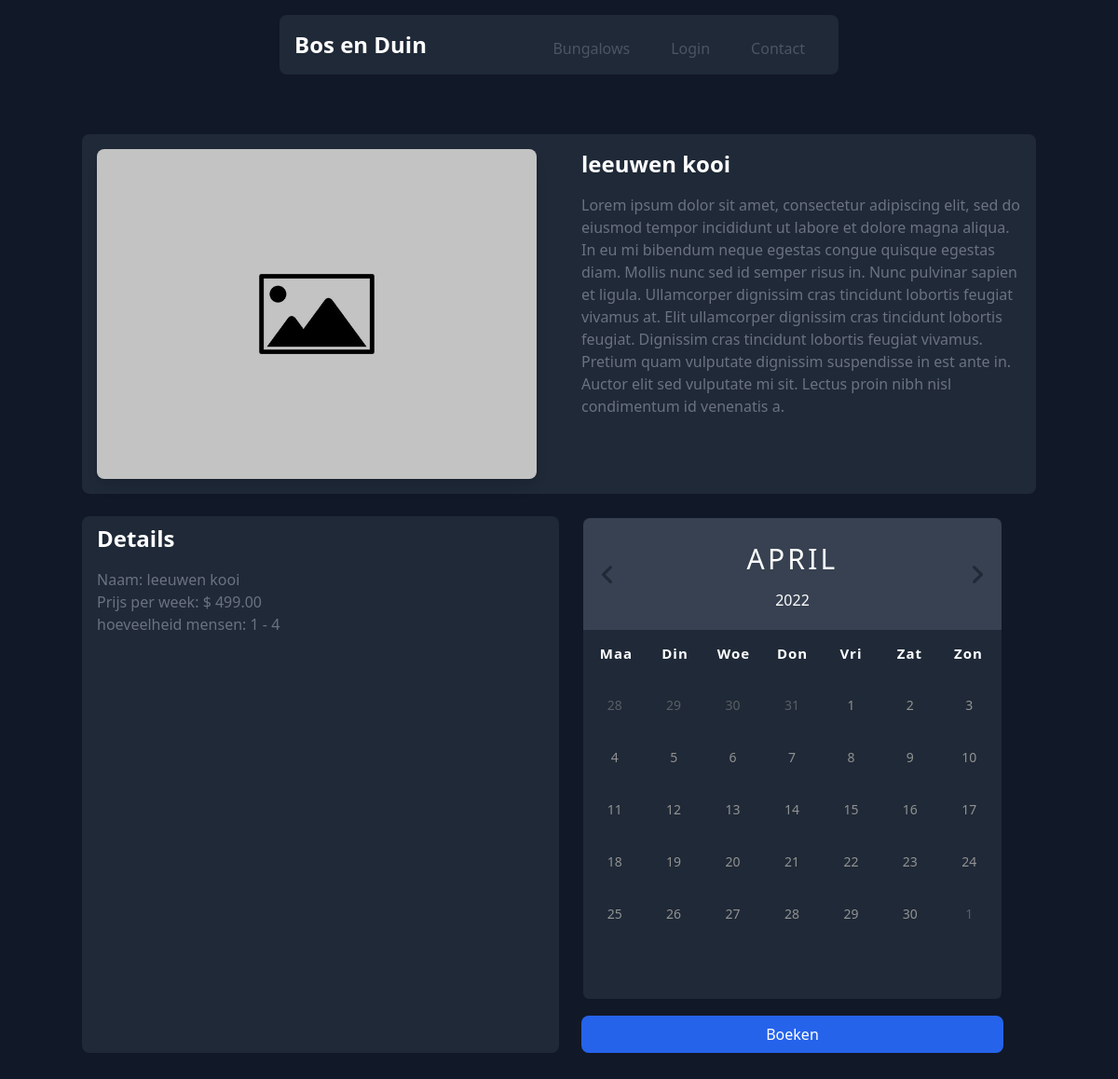
/bungalows/bungalow/2, run on the app's committed database.
### website/models.py (models this page shows)
class Bungalow(db.Model):
    __tablename__ = 'bungalows'
    uuid = db.Column(db.Integer(), primary_key=True)
    title = db.Column(db.String(50), nullable=False, unique=True)
    description = db.Column(db.Text(), nullable=True)
    min_p = db.Column(db.Integer(), nullable=False, default=1)
    max_p = db.Column(db.Integer(), nullable=False)
    img_b64 = db.Column(db.String(100), nullable=False, unique=False)
    price = db.Column(db.Float(), nullable=False)
    reservations = db.relationship('Reservation', backref='Bungalow', lazy=True, cascade="all,delete")
    created_at = db.Column(db.Date(), nullable=False, default=datetime.now())
    updated_at = db.Column(db.Date(), nullable=True)
    deleted_at = db.Column(db.Date(), nullable=True)

### website/routes/views.py (the view, shortened to what this page needs)
@views.route("bungalows/bungalow/<int:bungalow_id>", methods = ['GET', 'POST'])
def bungalow(bungalow_id):
    form = Date_form()
    bungalow_obj = Bungalow().query.get_or_404(bungalow_id)
    return render_template('bungalow.html', bungalow_obj = bungalow_obj, form = form , current_user = current_user)

### website/forms.py
class Date_form(FlaskForm):
    start_date = DateField("Start datum", validators=[DataRequired()])
    end_date = DateField("Eind datum", validators=[DataRequired()])
    submit = SubmitField("Boeken")

### website/templates/bungalow.html (shortened to what this page needs)
{% extends "bases/base.html" %}
{% block stylesheet %}
<link rel="stylesheet" href="{{ url_for('static', filename='css/calender.css') }}">
{% endblock %}
  {% block content %}
  <div class="container mx-auto mt-12">
    <section class="mb-32 text-gray-800">
      <div class="flex flex-wrap mb-6 bg-gray-800 rounded-lg px-4 py-4">
        <div class="grow-0 shrink-0 basis-auto w-full lg:w-6/12 lg:pr-6 mb-6 lg:mb-0">
          <div class="relative overflow-hidden bg-no-repeat bg-cover ripple shadow-lg rounded-lg"
            style="background-position: 50%" data-mdb-ripple="true" data-mdb-ripple-color="light">
            <img src="{{ url_for('static', filename=bungalow_obj.img_b64)}}" class="w-full" alt="Louvre" />
          </div>
        </div>
        <div class="grow-0 shrink-0 basis-auto w-full lg:w-6/12 lg:pl-6">
          <h3 class="text-2xl font-bold text-white mb-4">{{bungalow_obj.title}}</h3>
          <p class="text-gray-500 mb-6">
            {{bungalow_obj.description}}
          </p>
        </div>
      </div>
      <div class="flex flex-wrap lg:flex-row-reverse mb-12">
        <div class="grow-0 shrink-0 basis-auto w-full lg:w-6/12 lg:pl-6 mb-6 lg:mb-0">
          <div class="" style="background-position: 50%" data-mdb-ripple="true" data-mdb-ripple-color="light">
            <div class="width-453px">
              <div class="calender bg-gray-800 border-gray-900 border-2 border-solid rounded-lg">
                <div class="month bg-gray-700 rounded-t-lg">
                  <i class="fas fa-angle-left prev"></i>
                  <div class="date">
                    <h1 class="text-white"></h1>
                    <p class="text-white"></p>
                  </div>
                  <i class="fas fa-angle-right next"></i>
                </div>
                <div class="weekdays">
                  <div>Maa</div>
                  <div>Din</div>
                  <div>Woe</div>
                  <div>Don</div>
                  <div>Vri</div>
                  <div>Zat</div>
                  <div>Zon</div>
                </div>
                <div class="days"></div>
              </div>
              <form class='mx-auto' action="" method="post">
                {{form.submit(class=" px-6 py-2 text-white bg-blue-600 rounded-lg hover:bg-blue-900 mt-4 w-full")}}
              </form>
            </div>
          </div>
        </div>
        <div class="grow-0 shrink-0 basis-auto w-full lg:w-6/12 lg:pr-6 bg-gray-800 rounded-lg px-4 py-2">
          <h3 class="text-2xl font-bold text-white mb-4">Details</h3>
          <p class="text-gray-500">
            Naam: {{bungalow_obj.title}}
          </p>
          <p class="text-gray-500">
            Prijs per week:
            {% with price = "{:.2f}".format(bungalow_obj.price) %}
            $ {{price}}
            {% endwith%}</p>
          <p class="text-gray-500">
            hoeveelheid mensen: {{bungalow_obj.min_p}} - {{bungalow_obj.max_p}}
          </p>
        </div>
      </div>
  </div>
  {% endblock %}

### website/static/css/main.css (style rules this page uses)
html { line-height: 1.5; -webkit-text-size-adjust: 100%; -moz-tab-size: 4; -o-tab-size: 4; tab-size: 4; font-family: ui-sans-serif, system-ui, -apple-system, BlinkMacSystemFont, "Segoe UI", Roboto, "Helvetica Neue", Arial, "Noto Sans", sans-serif, "Apple Color Emoji", "Segoe UI Emoji", "Segoe UI Symbol", "Noto Color Emoji"; }
body { margin: 0; line-height: inherit; }
h1, h2, h3, h4, h5, h6 { font-size: inherit; font-weight: inherit; }
button, input, optgroup, select, textarea { font-family: inherit; font-size: 100%; line-height: inherit; color: inherit; margin: 0; padding: 0; }
button, [type='button'], [type='reset'], [type='submit'] { -webkit-appearance: button; background-color: transparent; background-image: none; }
blockquote, dl, dd, h1, h2, h3, h4, h5, h6, hr, figure, p, pre { margin: 0; }
input::placeholder, textarea::placeholder { opacity: 1; color: #9ca3af; }
img, svg, video, canvas, audio, iframe, embed, object { display: block; vertical-align: middle; }
img, video { max-width: 100%; height: auto; }
.container { width: 100%; }
@media (min-width: 640px) { .container { max-width: 640px; } }
@media (min-width: 768px) { .container { max-width: 768px; } }
@media (min-width: 1024px) { .container { max-width: 1024px; } }
.relative { position: relative; }
.mx-auto { margin-left: auto; margin-right: auto; }
.mt-12 { margin-top: 3rem; }
.mb-32 { margin-bottom: 8rem; }
.mb-6 { margin-bottom: 1.5rem; }
.mb-4 { margin-bottom: 1rem; }
.mb-12 { margin-bottom: 3rem; }
.mt-4 { margin-top: 1rem; }
.flex { display: flex; }
.w-full { width: 100%; }
.shrink-0 { flex-shrink: 0; }
.grow-0 { flex-grow: 0; }
.basis-auto { flex-basis: auto; }
.flex-wrap { flex-wrap: wrap; }
.overflow-hidden { overflow: hidden; }
.rounded-lg { border-radius: 0.5rem; }
.rounded-t-lg { border-top-left-radius: 0.5rem; border-top-right-radius: 0.5rem; }
.border-2 { border-width: 2px; }
.border-solid { border-style: solid; }
.border-gray-900 { --tw-border-opacity: 1; border-color: rgb(17 24 39 / var(--tw-border-opacity)); }
.bg-gray-800 { --tw-bg-opacity: 1; background-color: rgb(31 41 55 / var(--tw-bg-opacity)); }
.bg-gray-700 { --tw-bg-opacity: 1; background-color: rgb(55 65 81 / var(--tw-bg-opacity)); }
.bg-blue-600 { --tw-bg-opacity: 1; background-color: rgb(37 99 235 / var(--tw-bg-opacity)); }
.bg-gray-900 { --tw-bg-opacity: 1; background-color: rgb(17 24 39 / var(--tw-bg-opacity)); }
.bg-cover { background-size: cover; }
.bg-no-repeat { background-repeat: no-repeat; }
.px-4 { padding-left: 1rem; padding-right: 1rem; }
.py-4 { padding-top: 1rem; padding-bottom: 1rem; }
.px-6 { padding-left: 1.5rem; padding-right: 1.5rem; }
.py-2 { padding-top: 0.5rem; padding-bottom: 0.5rem; }
.font-sans { font-family: ui-sans-serif, system-ui, -apple-system, BlinkMacSystemFont, "Segoe UI", Roboto, "Helvetica Neue", Arial, "Noto Sans", sans-serif, "Apple Color Emoji", "Segoe UI Emoji", "Segoe UI Symbol", "Noto Color Emoji"; }
.text-2xl { font-size: 1.5rem; line-height: 2rem; }
.font-bold { font-weight: 700; }
.leading-normal { line-height: 1.5; }
.tracking-normal { letter-spacing: 0em; }
.text-gray-800 { --tw-text-opacity: 1; color: rgb(31 41 55 / var(--tw-text-opacity)); }
.text-white { --tw-text-opacity: 1; color: rgb(255 255 255 / var(--tw-text-opacity)); }
.text-gray-500 { --tw-text-opacity: 1; color: rgb(107 114 128 / var(--tw-text-opacity)); }
.shadow-lg { --tw-shadow: 0 10px 15px -3px rgb(0 0 0 / 0.1), 0 4px 6px -4px rgb(0 0 0 / 0.1); --tw-shadow-colored: 0 10px 15px -3px var(--tw-shadow-color), 0 4px 6px -4px var(--tw-shadow-color); box-shadow: var(--tw-ring-offset-shadow, 0 0 #0000), var(--tw-ring-shadow, 0 0 #0000), var(--tw-shadow); }
@media (min-width: 1024px) { .lg\:mb-0 { margin-bottom: 0px; } }
@media (min-width: 1024px) { .lg\:w-6\/12 { width: 50%; } }
@media (min-width: 1024px) { .lg\:flex-row-reverse { flex-direction: row-reverse; } }
@media (min-width: 1024px) { .lg\:pr-6 { padding-right: 1.5rem; } }
@media (min-width: 1024px) { .lg\:pl-6 { padding-left: 1.5rem; } }

### data on the page
Bungalow: img_b64 (picture), title "leeuwen kooi", description "Lorem ipsum dolor sit amet, consectetur adipiscing elit, sed do eiusmod tempor incididunt ut labore et dolore magna aliqua. In eu mi bibendum neque egestas congue quisque egestas diam. Mollis nunc sed id semper risus in. Nunc pulvinar sapien et ligula. Ullamcorper dignissim cras tincidunt lobortis feugiat vivamus at. Elit ullamcorper dignissim cras tincidunt lobortis feugiat. Dignissim cras tincidunt lobortis feugiat vivamus. Pretium quam vulputate dignissim suspendisse in est ante in. Auctor elit sed vulputate mi sit. Lectus proin nibh nisl condimentum id venenatis a.", min_p "1", max_p "4"

### other printed values
{{ price }} "499.00"
